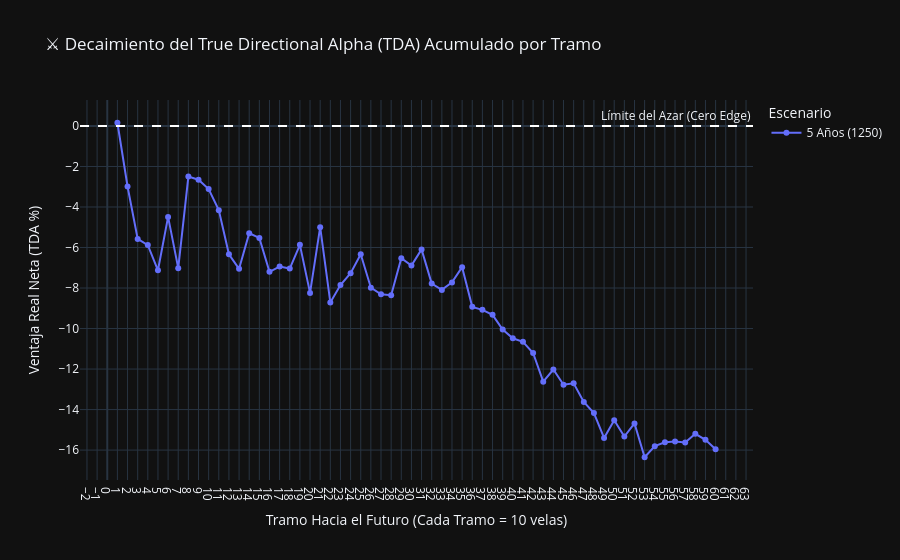
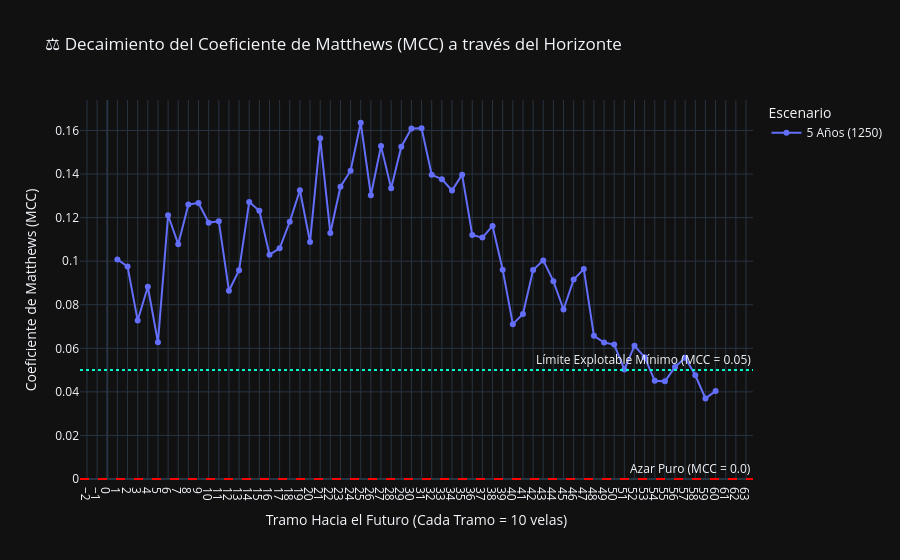

Notebook cell for these charts, in order:
### Markdown cell above
### ⚖️ Módulo 2.5: Calibración de Tasa Base (Base Rate Fallacy) y Coeficiente de Matthews (MCC)

En el análisis cuantitativo de trading, evaluar la precisión (*Hit Ratio*) de forma aislada puede conducir a graves falsos positivos debido a la **Paradoja de la Tasa Base (Base Rate Fallacy)**:

1. **El Sesgo de la Tasa Base (Prior Bias/Drift)**:
   Si un activo sube el 65% de las veces en una temporalidad dada debido a un fuerte sesgo alcista secular (drift), un predictor aleatorio "siempre alcista" obtendrá un **65% de Hit Ratio**. Esto parece fantástico, pero su ventaja predictiva real es de **0%** ya que no está aportando valor sobre la pura inercia del mercado.
   - Definimos la Tasa Base Alcista como: $P(Up) = \frac{1}{N}\sum \mathbb{I}(y_j = 1)$.
   - El **Benchmark del Azar Sesgado** es: $Benchmark = \max(P(Up), 1 - P(Up))$.
   - El **True Directional Alpha (TDA)** neto sobre la inercia del mercado es: $TDA = Hit\_Ratio - Benchmark$. Requerimos estrictamente que $TDA > 0\%$ para validar una ventaja real.

2. **Matthews Correlation Coefficient (MCC)**:
   Para abordar clases desbalanceadas (sesgos direccionales), el coeficiente de Matthews es el estándar de oro en machine learning. Evalúa de forma equilibrada las cuatro esquinas de la matriz de confusión (Verdaderos Positivos, Verdaderos Negativos, Falsos Positivos y Falsos Negativos):
   $$MCC = \frac{TP \times TN - FP \times FN}{\sqrt{(TP+FP)(TP+FN)(TN+FP)(TN+FN)}}$$
   - **Rango**: $[-1, +1]$, donde $+1$ representa una predicción perfecta, $-1$ desacuerdo total y $0$ es equivalente al azar.
   - Dado que las direcciones de los precios en las ventanas son binarias ($y_j \in \{-1, 1\}$) y el acierto se define como $Hit_j = 1$ si $y_j = \hat{y}_j$ y $0$ de lo contrario, reconstruimos vectorialmente las predicciones direccionales de SINDy mediante:
     $$\hat{y}_j = (2 \cdot Hit_j - 1) \cdot y_j$$
     Esto nos permite calcular el MCC algebraicamente equivalente al coeficiente de correlación de Pearson:
     `MCC = np.corrcoef(y_true, y_pred)[0, 1]`
   - Establecemos un filtro de robustez estadística: $MCC > 0.05$ para clasificar una señal como verdaderamente explotable.

### Code cell
if not df_clean.empty and 'CumHit_B1' in df_clean.columns:
    import numpy as np
    import pandas as pd
    import plotly.express as px
    import plotly.graph_objects as go
    import sys
    import os
    sys.path.append(os.path.abspath('..'))
    
    from src.ui.market_loader import MarketLoader
    
    print("⌛ Iniciando calibración dinámica de tasa base acumulada y Coeficiente de Matthews (MCC) generalizado...")
    
    cum_hit_cols = [c for c in df_clean.columns if c.startswith('CumHit_B')]
    num_blocks = len(cum_hit_cols)
    
    df_calib = df_clean.copy()
    
    # 1. Pipeline de reconstrucción direccional acumulada para los 15 bloques
    groups = df_calib.groupby(['Ticker', 'Periodo_Historia', 'Intervalo_Velas'])
    downloaded_data = {}
    
    # Crear columnas para guardar las direcciones de mercado y de predicción para cada tramo
    for b in range(1, num_blocks + 1):
        df_calib[f'Act_CumDir_B{b}'] = np.nan
        df_calib[f'Pred_CumDir_B{b}'] = np.nan
        
    for (ticker, period, interval), group_df in groups:
        key = (ticker, period, interval)
        if key not in downloaded_data:
            try:
                df_hist = MarketLoader.load_ticker_data(ticker, period=period, interval=interval)
                df_hist.columns = [str(c).title() for c in df_hist.columns]
                downloaded_data[key] = df_hist['Close'].values
            except Exception as e:
                print(f"⚠️ Error descargando histórico para {ticker} ({period} - {interval}): {e}")
                continue
                
        prices = downloaded_data[key]
        horizon = 150
        block_size = horizon // num_blocks  # 10 velas por tramo
        
        for idx, row in group_df.iterrows():
            end_idx = int(row['Iteracion (Velas Vistas)'])
            # El precio de entrada real (T=0) para esta predicción es el precio de cierre de la última vela de historia
            if end_idx - 1 < 0 or end_idx + horizon > len(prices):
                continue
            
            p_entry = prices[end_idx - 1]
            
            for b in range(1, num_blocks + 1):
                # Precio de cierre al final del tramo b
                p_close_b = prices[end_idx + b * block_size - 1]
                
                # Dirección real acumulada respecto al precio de entrada T=0
                delta_act_b = np.sign(p_close_b - p_entry)
                if delta_act_b == 0: delta_act_b = 1.0
                
                # Predicción direccional acumulada reconstruida
                cum_hit_b = row[f'CumHit_B{b}']
                delta_pred_b = (2.0 * cum_hit_b - 1.0) * delta_act_b
                
                df_calib.at[idx, f'Act_CumDir_B{b}'] = delta_act_b
                df_calib.at[idx, f'Pred_CumDir_B{b}'] = delta_pred_b
                
    # Filtrar registros que tengan al menos el primer bloque calibrado
    df_calibrated = df_calib.dropna(subset=['Act_CumDir_B1']).copy()
    
    def compute_mcc(y_true, y_pred):
        if len(np.unique(y_true)) <= 1 or len(np.unique(y_pred)) <= 1:
            return 0.0
        corr = np.corrcoef(y_true, y_pred)[0, 1]
        return 0.0 if np.isnan(corr) else corr
        
    # 2. Calcular métricas temporales (de Bloque 1 a 15) por Escenario
    mcc_records = []
    
    grouped_calib = df_calibrated.groupby(['Ticker', 'Escenario'])
    for (ticker, escenario), group_df in grouped_calib:
        for b in range(1, num_blocks + 1):
            act_vals = group_df[f'Act_CumDir_B{b}'].values
            pred_vals = group_df[f'Pred_CumDir_B{b}'].values
            cum_hit_col = f'CumHit_B{b}'
            
            p_up_b = (act_vals == 1.0).mean()
            benchmark_b = max(p_up_b, 1.0 - p_up_b)
            hit_b = group_df[cum_hit_col].mean()
            tda_b = hit_b - benchmark_b
            mcc_b = compute_mcc(act_vals, pred_vals)
            
            mcc_records.append({
                'Ticker': ticker,
                'Escenario': escenario,
                'Tramo_Futuro': b,
                'Prior_Up (%)': round(p_up_b * 100, 2),
                'Benchmark Azar (%)': round(benchmark_b * 100, 2),
                'Hit Ratio Cum (%)': round(hit_b * 100, 2),
                'TDA_Neto (%)': round(tda_b * 100, 2),
                'MCC': round(mcc_b, 3)
            })
            
    df_mcc_stats = pd.DataFrame(mcc_records)
    
    # 3. Mostrar resumen tabular de los mejores tramos para cada Escenario
    print("\n🏆 RESUMEN DE COMPORTAMIENTO GLOBAL DE EXPOSITORES DEL EDGE (MCC MEDIO POR ESCENARIO Y TRAMO):")
    mcc_pivot = df_mcc_stats.pivot_table(index='Escenario', columns='Tramo_Futuro', values='MCC', aggfunc='mean')
    display(mcc_pivot.round(3))
    
    # 4. Gráfico 1: Decaimiento del True Directional Alpha (TDA) Acumulado vs Muerte de Edge
    df_plot_tda = df_mcc_stats.groupby(['Escenario', 'Tramo_Futuro'])[['Hit Ratio Cum (%)', 'Benchmark Azar (%)', 'TDA_Neto (%)', 'MCC']].mean().reset_index()
    
    fig1 = px.line(
        df_plot_tda, x='Tramo_Futuro', y='TDA_Neto (%)', color='Escenario', markers=True,
        title="⚔️ Decaimiento del True Directional Alpha (TDA) Acumulado por Tramo",
        labels={'Tramo_Futuro': 'Tramo Hacia el Futuro (Cada Tramo = 10 velas)', 'TDA_Neto (%)': 'Ventaja Real Neta (TDA %)'}
    )
    fig1.add_hline(y=0.0, line_dash="dash", line_color="white", annotation_text="Límite del Azar (Cero Edge)")
    fig1.update_xaxes(dtick=1)
    fig1.update_layout(template='plotly_dark')
    fig1.show()
    
    # 5. Gráfico 2: Decaimiento de la Robustez de Clasificación (Matthews Correlation Coefficient)
    fig2 = px.line(
        df_plot_tda, x='Tramo_Futuro', y='MCC', color='Escenario', markers=True,
        title="⚖️ Decaimiento del Coeficiente de Matthews (MCC) a través del Horizonte",
        labels={'Tramo_Futuro': 'Tramo Hacia el Futuro (Cada Tramo = 10 velas)', 'MCC': 'Coeficiente de Matthews (MCC)'}
    )
    fig2.add_hline(y=0.05, line_dash="dot", line_color="#00ffcc", annotation_text="Límite Explotable Mínimo (MCC = 0.05)")
    fig2.add_hline(y=0.0, line_dash="dash", line_color="red", annotation_text="Azar Puro (MCC = 0.0)")
    fig2.update_xaxes(dtick=1)
    fig2.update_layout(template='plotly_dark')
    fig2.show()
    
    print("✅ Módulo 2.5 generalizado y calibración temporal acumulada completada con éxito.")
else:
    print("⚠️ El dataset está vacío o falta la columna CumHit_B1. Vuelve a correr los backtests.")

### Figure 1 — Plotly figure (JSON) as saved in the notebook; plotly's stock layout.template omitted (floating-point values rounded to 4 significant figures)
{"data": [{"hovertemplate": "Escenario=5 Años (1250)<br>Tramo Hacia el Futuro (Cada Tramo = 10 velas)=%{x}<br>Ventaja Real Neta (TDA %)=%{y}<extra></extra>", "legendgroup": "5 Años (1250)", "line": {"color": "#636efa", "dash": "solid"}, "marker": {"symbol": "circle"}, "mode": "lines+markers", "name": "5 Años (1250)", "orientation": "v", "showlegend": true, "type": "scatter", "x": [1, 2, 3, 4, 5, 6, 7, 8, 9, 10, 11, 12, 13, 14, 15, 16, 17, 18, 19, 20, 21, 22, 23, 24, 25, 26, 27, 28, 29, 30, 31, 32, 33, 34, 35, 36, 37, 38, 39, 40, 41, 42, 43, 44, 45, 46, 47, 48, 49, 50, 51, 52, 53, 54, 55, 56, 57, 58, 59, 60], "xaxis": "x", "y": [0.1591, -2.989, -5.574, -5.882, -7.123, -4.489, -7.02, -2.496, -2.655, -3.112, -4.155, -6.334, -7.052, -5.295, -5.527, -7.197, -6.943, -7.038, -5.869, -8.24, -4.996, -8.711, -7.855, -7.265, -6.329, -7.984, -8.312, -8.357, -6.53, -6.885, -6.092, -7.78, -8.093, -7.721, -6.97, -8.929, -9.075, -9.322, -10.05, -10.48, -10.66, -11.21, -12.62, -12.02, -12.78, -12.7, -13.62, -14.17, -15.4, -14.53, -15.33, -14.68, -16.35, -15.8, -15.61, -15.58, -15.62, -15.2, -15.49, -15.96], "yaxis": "y"}], "layout": {"annotations": [{"showarrow": false, "text": "Límite del Azar (Cero Edge)", "x": 1, "xanchor": "right", "xref": "x domain", "y": 0, "yanchor": "bottom", "yref": "y"}], "legend": {"title": {"text": "Escenario"}, "tracegroupgap": 0}, "shapes": [{"line": {"color": "white", "dash": "dash"}, "type": "line", "x0": 0, "x1": 1, "xref": "x domain", "y0": 0, "y1": 0, "yref": "y"}], "title": {"text": "⚔️ Decaimiento del True Directional Alpha (TDA) Acumulado por Tramo"}, "xaxis": {"anchor": "y", "domain": [0, 1], "dtick": 1, "title": {"text": "Tramo Hacia el Futuro (Cada Tramo = 10 velas)"}}, "yaxis": {"anchor": "x", "domain": [0, 1], "title": {"text": "Ventaja Real Neta (TDA %)"}}}}

### Figure 2 — Plotly figure (JSON) as saved in the notebook; plotly's stock layout.template omitted (floating-point values rounded to 4 significant figures)
{"data": [{"hovertemplate": "Escenario=5 Años (1250)<br>Tramo Hacia el Futuro (Cada Tramo = 10 velas)=%{x}<br>Coeficiente de Matthews (MCC)=%{y}<extra></extra>", "legendgroup": "5 Años (1250)", "line": {"color": "#636efa", "dash": "solid"}, "marker": {"symbol": "circle"}, "mode": "lines+markers", "name": "5 Años (1250)", "orientation": "v", "showlegend": true, "type": "scatter", "x": [1, 2, 3, 4, 5, 6, 7, 8, 9, 10, 11, 12, 13, 14, 15, 16, 17, 18, 19, 20, 21, 22, 23, 24, 25, 26, 27, 28, 29, 30, 31, 32, 33, 34, 35, 36, 37, 38, 39, 40, 41, 42, 43, 44, 45, 46, 47, 48, 49, 50, 51, 52, 53, 54, 55, 56, 57, 58, 59, 60], "xaxis": "x", "y": [0.1008, 0.09755, 0.07273, 0.08827, 0.06273, 0.1211, 0.1078, 0.126, 0.1267, 0.1176, 0.1184, 0.08645, 0.09582, 0.1272, 0.1232, 0.103, 0.1059, 0.1181, 0.1325, 0.1088, 0.1565, 0.1129, 0.1342, 0.1415, 0.1635, 0.1303, 0.1528, 0.1335, 0.1525, 0.1609, 0.161, 0.1396, 0.1376, 0.1325, 0.1397, 0.112, 0.1108, 0.1162, 0.09609, 0.07109, 0.07573, 0.09591, 0.1004, 0.09082, 0.07782, 0.09155, 0.09636, 0.06573, 0.06264, 0.06173, 0.05027, 0.06118, 0.05591, 0.04509, 0.04482, 0.05145, 0.05564, 0.04764, 0.037, 0.04036], "yaxis": "y"}], "layout": {"annotations": [{"showarrow": false, "text": "Límite Explotable Mínimo (MCC = 0.05)", "x": 1, "xanchor": "right", "xref": "x domain", "y": 0.05, "yanchor": "bottom", "yref": "y"}, {"showarrow": false, "text": "Azar Puro (MCC = 0.0)", "x": 1, "xanchor": "right", "xref": "x domain", "y": 0, "yanchor": "bottom", "yref": "y"}], "legend": {"title": {"text": "Escenario"}, "tracegroupgap": 0}, "shapes": [{"line": {"color": "#00ffcc", "dash": "dot"}, "type": "line", "x0": 0, "x1": 1, "xref": "x domain", "y0": 0.05, "y1": 0.05, "yref": "y"}, {"line": {"color": "red", "dash": "dash"}, "type": "line", "x0": 0, "x1": 1, "xref": "x domain", "y0": 0, "y1": 0, "yref": "y"}], "title": {"text": "⚖️ Decaimiento del Coeficiente de Matthews (MCC) a través del Horizonte"}, "xaxis": {"anchor": "y", "domain": [0, 1], "dtick": 1, "title": {"text": "Tramo Hacia el Futuro (Cada Tramo = 10 velas)"}}, "yaxis": {"anchor": "x", "domain": [0, 1], "title": {"text": "Coeficiente de Matthews (MCC)"}}}}
